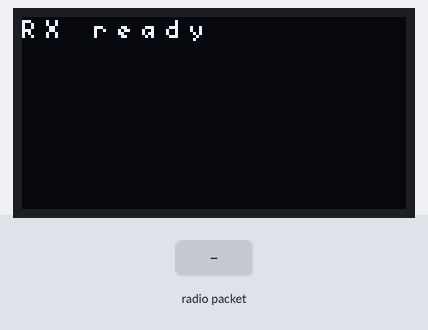
Recording of a program running on a simulated ESP32. On the bench: 128×64 one-colour display. The test bench sets the inputs (shaded band). No radio packets arrive unless stated; what the program prints to the serial monitor is not drawn.

Above: at 2.7 s.
2.8 s: radio packet "1" arrives
At 3.5 s:
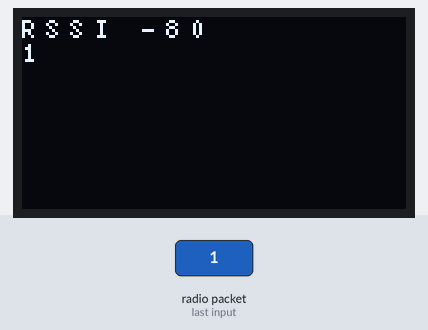
4.3 s: radio packet "0" arrives
5.8 s: radio packet "2" arrives
Timing chart, 0 to 8.8 s (numbered marks = the images above; inputs shaded):
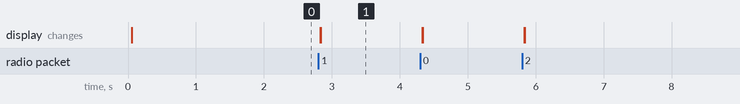

The program:

main.cpp
```cpp
#include <Arduino.h>
#include <SPI.h>
#include <LoRa.h>
#include <Wire.h>
#include <U8x8lib.h>

U8X8_SSD1306_128X64_NONAME_SW_I2C u8x8(/* clock=*/ 15, /* data=*/ 4, /* reset=*/ 16);

#define SCK     5    // GPIO5  -- SX1278's SCK
#define MISO    19   // GPIO19 -- SX1278's MISO
#define MOSI    27   // GPIO27 -- SX1278's MOSI
#define SS      18   // GPIO18 -- SX1278's CS
#define RST     14   // GPIO14 -- SX1278's RESET
#define DI0     26   // GPIO26 -- SX1278's IRQ(Interrupt Request)
#define BAND    915E6

void println(String str) {
  Serial.println(str);
  u8x8.println(str);
}

void printPacketData(char * data) {
  char * token = strtok(data, " ,");
  for (int i = 0; i < 3 && token != NULL; i++) {
    println(token);
    token = strtok(NULL, " ,");
  }
}

void cbk(int packetSize) {
  u8x8.clear();
  println("RSSI " + String(LoRa.packetRssi(), DEC));
  char * packetData = new char[packetSize + 1];
  LoRa.readBytes(packetData, packetSize);
  packetData[packetSize] = '\0';
  printPacketData(packetData);
  delete[] packetData;
}

void setup() {
  Serial.begin(115200);
  while (!Serial);
  SPI.begin(SCK,MISO,MOSI,SS);
  LoRa.setPins(SS,RST,DI0);
  if (!LoRa.begin(915E6)) {
    println("LoRa failed!");
    while (1);
  }

  LoRa.receive();

  u8x8.begin();
  u8x8.setFont(u8x8_font_5x7_f);

  println("RX ready");

  delay(1500);
}

void loop() {
  int packetSize = LoRa.parsePacket();
  if (packetSize) { cbk(packetSize);  }
  delay(10);
}
```

Measured:
- after the input at 2.8 s, the display: first changes at once (image 1 shows a later state)
